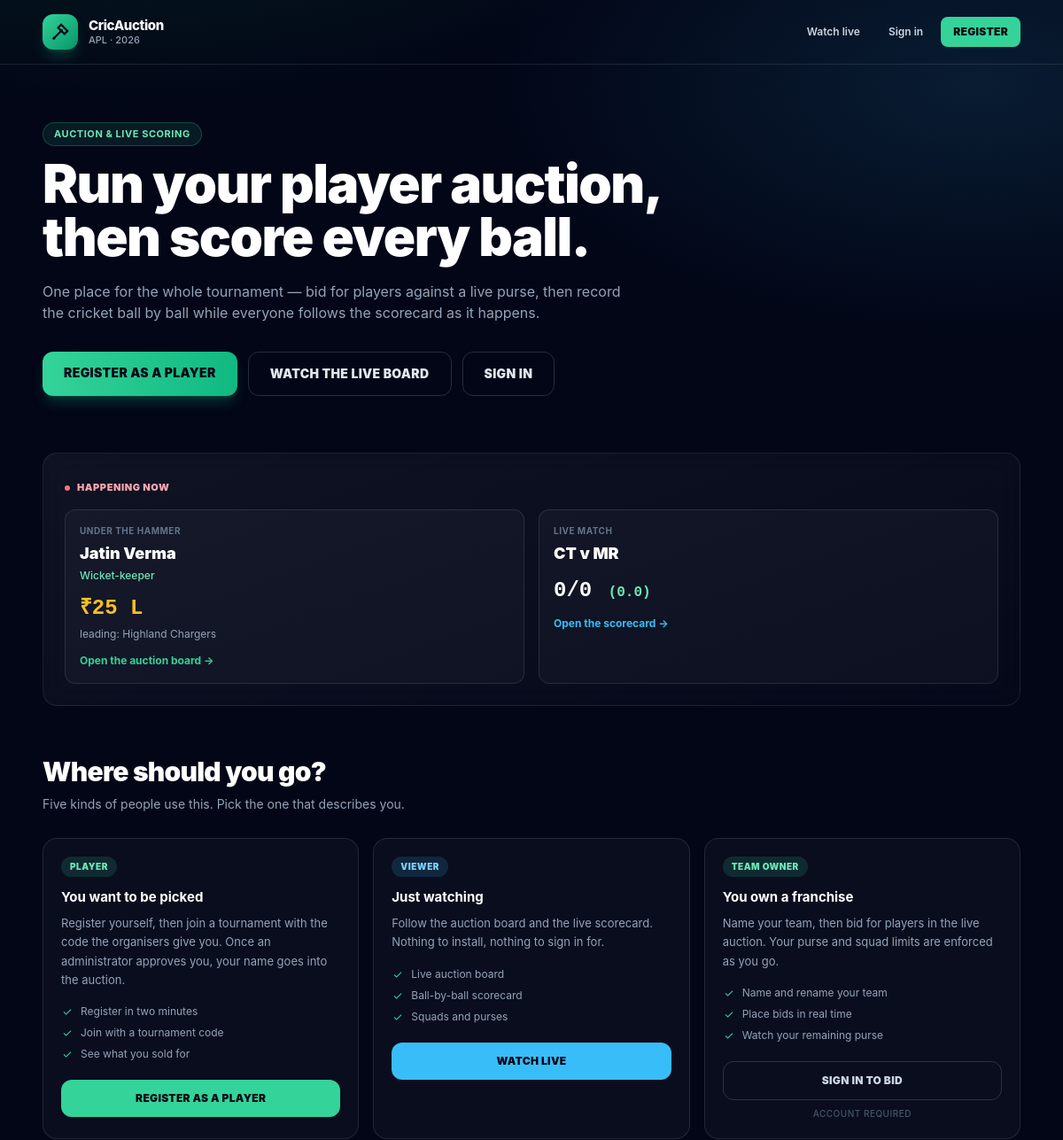
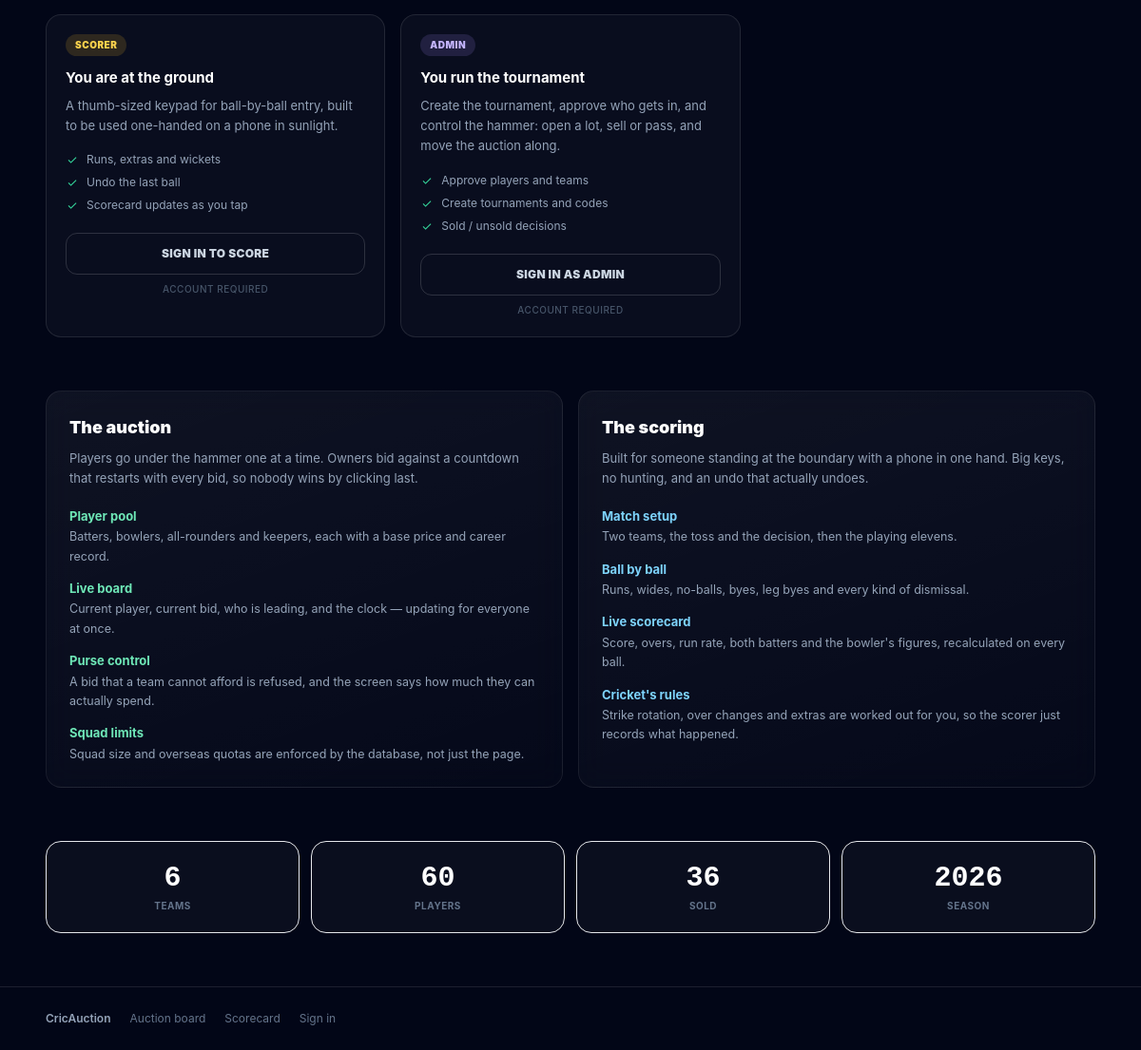
The page / on the database its author committed (2 pictures, top to bottom).
### tables this page shows
CREATE TABLE `tournaments` (
    `id`                 INT UNSIGNED    NOT NULL AUTO_INCREMENT,
    `name`               VARCHAR(120)    NOT NULL,
    `season_year`        SMALLINT UNSIGNED NOT NULL,
    `logo_url`           VARCHAR(255)        NULL,

 
    `secret_code`        VARCHAR(16)         NULL,

 
    `start_date`         DATE                NULL,
    `auction_date`       DATE                NULL,   
    `end_date`           DATE                NULL,
 
    `team_name_change_deadline` DATE          NULL,
    `registration_open`  TINYINT(1)      NOT NULL DEFAULT 1,

 
    `purse_per_team`     DECIMAL(14,2)   NOT NULL DEFAULT 10000000.00,
    `min_squad_size`     TINYINT UNSIGNED NOT NULL DEFAULT 11,
    `max_squad_size`     TINYINT UNSIGNED NOT NULL DEFAULT 15,
    `max_overseas`       TINYINT UNSIGNED NOT NULL DEFAULT 4,
    `bid_increment`      DECIMAL(14,2)   NOT NULL DEFAULT 500000.00,
    `bid_timer_seconds`  SMALLINT UNSIGNED NOT NULL DEFAULT 30,

 
    `overs_per_innings`  TINYINT UNSIGNED NOT NULL DEFAULT 20,
    `balls_per_over`     TINYINT UNSIGNED NOT NULL DEFAULT 6,

    `status`             ENUM('draft','auction','ongoing','completed') NOT NULL DEFAULT 'draft',
    `created_at`         TIMESTAMP       NOT NULL DEFAULT CURRENT_TIMESTAMP,
    `updated_at`         TIMESTAMP       NOT NULL DEFAULT CURRENT_TIMESTAMP ON UPDATE CURRENT_TIMESTAMP,

    PRIMARY KEY (`id`),
    UNIQUE KEY `uq_tournament_name_season` (`name`, `season_year`),
    UNIQUE KEY `uq_tournament_secret` (`secret_code`),
    KEY `idx_tournament_status` (`status`),

    CONSTRAINT `chk_tournament_squad`   CHECK (`max_squad_size` >= `min_squad_size`),
    CONSTRAINT `chk_tournament_purse`   CHECK (`purse_per_team` > 0),
    CONSTRAINT `chk_tournament_overs`   CHECK (`overs_per_innings` BETWEEN 1 AND 50)
);

CREATE TABLE `innings` (
    `id`               BIGINT UNSIGNED NOT NULL AUTO_INCREMENT,
    `match_id`         INT UNSIGNED NOT NULL,
    `innings_number`   TINYINT UNSIGNED NOT NULL,   
    `batting_team_id`  INT UNSIGNED NOT NULL,
    `bowling_team_id`  INT UNSIGNED NOT NULL,

    `total_runs`       SMALLINT UNSIGNED NOT NULL DEFAULT 0,
    `total_wickets`    TINYINT UNSIGNED  NOT NULL DEFAULT 0,
    `legal_balls`      SMALLINT UNSIGNED NOT NULL DEFAULT 0,   
    `extras_wide`      SMALLINT UNSIGNED NOT NULL DEFAULT 0,
    `extras_no_ball`   SMALLINT UNSIGNED NOT NULL DEFAULT 0,
    `extras_bye`       SMALLINT UNSIGNED NOT NULL DEFAULT 0,
    `extras_leg_bye`   SMALLINT UNSIGNED NOT NULL DEFAULT 0,
    `extras_penalty`   SMALLINT UNSIGNED NOT NULL DEFAULT 0,

    `target`           SMALLINT UNSIGNED NULL,   
    `is_completed`     TINYINT(1) NOT NULL DEFAULT 0,
    `started_at`       DATETIME NULL,
    `ended_at`         DATETIME NULL,

    PRIMARY KEY (`id`),
    UNIQUE KEY `uq_innings` (`match_id`, `innings_number`),
    KEY `idx_innings_batting` (`batting_team_id`),

    CONSTRAINT `fk_innings_match`
        FOREIGN KEY (`match_id`) REFERENCES `matches` (`id`)
        ON DELETE CASCADE ON UPDATE CASCADE,
    CONSTRAINT `fk_innings_batting_team`
        FOREIGN KEY (`batting_team_id`) REFERENCES `teams` (`id`),
    CONSTRAINT `fk_innings_bowling_team`
        FOREIGN KEY (`bowling_team_id`) REFERENCES `teams` (`id`),

    CONSTRAINT `chk_innings_teams`   CHECK (`batting_team_id` <> `bowling_team_id`),
    CONSTRAINT `chk_innings_wickets` CHECK (`total_wickets` <= 10)
);

CREATE TABLE `teams` (
    `id`             INT UNSIGNED  NOT NULL AUTO_INCREMENT,
    `tournament_id`  INT UNSIGNED  NOT NULL,
    `name`           VARCHAR(100)  NOT NULL,
    `short_name`     VARCHAR(6)    NOT NULL,   
    `logo_url`       VARCHAR(255)      NULL,
    `primary_color`  CHAR(7)       NOT NULL DEFAULT '#22c55e',   
    `home_venue`     VARCHAR(120)      NULL,

    `purse_total`    DECIMAL(14,2) NOT NULL DEFAULT 10000000.00,
    `purse_spent`    DECIMAL(14,2) NOT NULL DEFAULT 0.00,
    `purse_remaining` DECIMAL(14,2) AS (`purse_total` - `purse_spent`) STORED,
    `players_bought` SMALLINT UNSIGNED NOT NULL DEFAULT 0,
    `overseas_bought` TINYINT UNSIGNED NOT NULL DEFAULT 0,

    `created_at`     TIMESTAMP     NOT NULL DEFAULT CURRENT_TIMESTAMP,
    `updated_at`     TIMESTAMP     NOT NULL DEFAULT CURRENT_TIMESTAMP ON UPDATE CURRENT_TIMESTAMP,

    PRIMARY KEY (`id`),
    UNIQUE KEY `uq_team_name`  (`tournament_id`, `name`),
    UNIQUE KEY `uq_team_short` (`tournament_id`, `short_name`),
    KEY `idx_team_purse` (`tournament_id`, `purse_remaining`),

    CONSTRAINT `fk_teams_tournament`
        FOREIGN KEY (`tournament_id`) REFERENCES `tournaments` (`id`)
        ON DELETE CASCADE ON UPDATE CASCADE,

    CONSTRAINT `chk_team_spent`  CHECK (`purse_spent` >= 0 AND `purse_spent` <= `purse_total`),
    CONSTRAINT `chk_team_colour` CHECK (`primary_color` REGEXP '^#[0-9A-Fa-f]{6}$')
);

### public/index.php (the view, shortened to what the rows shown need)
<?php
require_once dirname(__DIR__) . '/config/config.php';
$tournament = null;
$liveLot    = null;
$liveMatch  = null;
try {
    if (Database::isAvailable()) {
        $tid = (new TournamentService())->currentAuctionId();
        $tournament = $tid === null ? null : Database::one(
            'SELECT id, name, season_year, status FROM tournaments WHERE id = :t',
            [':t' => $tid]
        );
        if ($tournament !== null) {
            $liveLot = Database::one(
                'SELECT full_name, role, current_bid, base_price, bidder_team_name
                   FROM v_live_auction WHERE tournament_id = :t LIMIT 1',
                [':t' => $tid]
            );
            $liveMatch = Database::one(
                'SELECT i.total_runs, i.total_wickets, i.legal_balls,
                        bat.short_name AS batting, bwl.short_name AS bowling,
                        t.balls_per_over
                   FROM innings i
                   JOIN matches m     ON m.id = i.match_id
                   JOIN tournaments t ON t.id = m.tournament_id
                   JOIN teams bat     ON bat.id = i.batting_team_id
                   JOIN teams bwl     ON bwl.id = i.bowling_team_id
                  WHERE m.status = :live AND i.is_completed = 0
               ORDER BY i.id DESC LIMIT 1',
                [':live' => 'live']
            );
        }
    }
} catch (Throwable $e) {
    error_log('[landing] snapshot unavailable: ' . $e->getMessage());
}
?>
<!DOCTYPE html>
<html lang="en" class="dark">
<head>
    <link rel="stylesheet" href="assets/css/app.css">
</head>
<body class="bg-arena min-h-screen font-sans text-slate-200 antialiased">
<header class="border-b border-white/10">
    <div class="mx-auto flex max-w-6xl items-center gap-3 px-4 py-4 sm:px-6">
        <div class="min-w-0 leading-tight">
            <p class="text-[15px] font-extrabold tracking-tight text-white"><?= e(APP_NAME) ?></p>
            <?php if ($tournament !== null): ?>
                <p class="truncate text-[11px] font-medium text-slate-400">
                    <?= e((string) $tournament['name']) ?> · <?= e((string) $tournament['season_year']) ?>
                </p>
            <?php endif; ?>
        </div>
    </div>
</header>
<main class="mx-auto max-w-6xl px-4 sm:px-6">
    <section class="py-12 sm:py-16">
        <h1 class="max-w-3xl text-4xl font-black leading-[1.05] tracking-tight text-white sm:text-5xl lg:text-6xl">
            Run your player auction,<br class="hidden sm:block">
            then score every ball.
        </h1>
    </section>
    <?php if ($liveLot !== null || $liveMatch !== null): ?>
        <section class="panel mb-14 rounded-2xl p-5 sm:p-6">
            <div class="grid gap-4 sm:grid-cols-2">
                <?php if ($liveMatch !== null): ?>
                    <?php
                    $bpo   = max(1, (int) $liveMatch['balls_per_over']);
                    $balls = (int) $liveMatch['legal_balls'];
                    ?>
                    <a href="score.php" class="group rounded-xl border border-white/10 bg-white/[0.03] p-4 transition hover:border-sky-400/40">
                        <p class="text-[10px] font-bold uppercase tracking-wider text-slate-500">Live match</p>
                        <p class="mt-1 text-lg font-black text-white">
                            <?= e((string) $liveMatch['batting']) ?> v <?= e((string) $liveMatch['bowling']) ?>
                        </p>
                        <p class="mt-3 font-mono text-2xl font-black text-white">
                            <?= e((string) $liveMatch['total_runs']) ?>/<?= e((string) $liveMatch['total_wickets']) ?>
                            <span class="ml-1 text-base font-bold text-emerald-300">
                                (<?= e((string) intdiv($balls, $bpo)) ?>.<?= e((string) ($balls % $bpo)) ?>)
                            </span>
                        </p>
                        <p class="mt-3 text-[12px] font-bold text-sky-400 group-hover:underline">Open the scorecard →</p>
                    </a>
                <?php endif; ?>
            </div>
        </section>
    <?php endif; ?>
    <section class="mb-14">
        <h2 class="text-2xl font-black tracking-tight text-white sm:text-3xl">Where should you go?</h2>
    </section>
</main>
</body>
</html>

### rows shown on the page
tournaments: name "APL", season_year "2026"
innings: batting_team.short_name "CT", bowling_team.short_name "MR", total_runs "0", total_wickets "0", legal_balls "0", $balls%$bpo "0"

### other values the page prints
APP_NAME "CricAuction"
$liveLot['full_name'] "Jatin Verma"
player_kind($liveLot["role"]) "Wicket-keeper"
money($liveLot['current_bid'] ?? $liveLot['base_price']) "₹25 L"
$liveLot['bidder_team_name'] "Highland Chargers"
$r['name'] "PLAYER"
$r['lead'] "You want to be picked"
$r['blurb'] "Register yourself, then join a tournament with the code the organisers give you. Once an administrator approves you, your name goes into the auction."
$item "Register in two minutes"
$item "Join with a tournament code"
$item "See what you sold for"
$isMine ? 'Open my screen' : ($canOpen ? $r['cta'] : $r['cta']) "REGISTER AS A PLAYER"
$r['name'] "VIEWER"
$r['lead'] "Just watching"
$r['blurb'] "Follow the auction board and the live scorecard. Nothing to install, nothing to sign in for."
